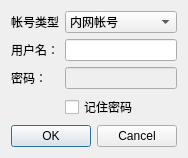
<?xml version="1.0" encoding="UTF-8"?>
<ui version="4.0">
 <class>AddAccountDialog</class>
 <widget class="QDialog" name="AddAccountDialog">
  <property name="geometry">
   <rect>
    <x>0</x>
    <y>0</y>
    <width>249</width>
    <height>167</height>
   </rect>
  </property>
  <property name="windowTitle">
   <string>添加帐号</string>
  </property>
  <property name="modal">
   <bool>true</bool>
  </property>
  <layout class="QGridLayout" name="gridLayout">
   <property name="sizeConstraint">
    <enum>QLayout::SetFixedSize</enum>
   </property>
   <item row="0" column="0">
    <layout class="QFormLayout" name="formLayout">
     <item row="0" column="0">
      <widget class="QLabel" name="label_3">
       <property name="text">
        <string>帐号类型</string>
       </property>
      </widget>
     </item>
     <item row="0" column="1">
      <widget class="QComboBox" name="comboBox_type">
       <item>
        <property name="text">
         <string>内网帐号</string>
        </property>
       </item>
       <item>
        <property name="text">
         <string>外网帐号</string>
        </property>
       </item>
      </widget>
     </item>
     <item row="1" column="0">
      <widget class="QLabel" name="label">
       <property name="text">
        <string>用户名：</string>
       </property>
      </widget>
     </item>
     <item row="1" column="1">
      <widget class="QLineEdit" name="lineEdit_username"/>
     </item>
     <item row="2" column="0">
      <widget class="QLabel" name="label_2">
       <property name="text">
        <string>密码：</string>
       </property>
      </widget>
     </item>
     <item row="2" column="1">
      <widget class="QLineEdit" name="lineEdit_password">
       <property name="enabled">
        <bool>false</bool>
       </property>
       <property name="echoMode">
        <enum>QLineEdit::PasswordEchoOnEdit</enum>
       </property>
      </widget>
     </item>
     <item row="3" column="1">
      <widget class="QCheckBox" name="checkBox_remember">
       <property name="text">
        <string>记住密码</string>
       </property>
      </widget>
     </item>
    </layout>
   </item>
   <item row="1" column="0">
    <widget class="QDialogButtonBox" name="buttonBox">
     <property name="orientation">
      <enum>Qt::Horizontal</enum>
     </property>
     <property name="standardButtons">
      <set>QDialogButtonBox::Cancel|QDialogButtonBox::Ok</set>
     </property>
    </widget>
   </item>
  </layout>
 </widget>
 <resources/>
 <connections>
  <connection>
   <sender>buttonBox</sender>
   <signal>rejected()</signal>
   <receiver>AddAccountDialog</receiver>
   <slot>reject()</slot>
   <hints>
    <hint type="sourcelabel">
     <x>35</x>
     <y>157</y>
    </hint>
    <hint type="destinationlabel">
     <x>248</x>
     <y>166</y>
    </hint>
   </hints>
  </connection>
  <connection>
   <sender>buttonBox</sender>
   <signal>accepted()</signal>
   <receiver>AddAccountDialog</receiver>
   <slot>accept()</slot>
   <hints>
    <hint type="sourcelabel">
     <x>9</x>
     <y>157</y>
    </hint>
    <hint type="destinationlabel">
     <x>157</x>
     <y>166</y>
    </hint>
   </hints>
  </connection>
  <connection>
   <sender>checkBox_remember</sender>
   <signal>clicked()</signal>
   <receiver>lineEdit_password</receiver>
   <slot>clear()</slot>
   <hints>
    <hint type="sourcelabel">
     <x>153</x>
     <y>106</y>
    </hint>
    <hint type="destinationlabel">
     <x>153</x>
     <y>80</y>
    </hint>
   </hints>
  </connection>
  <connection>
   <sender>checkBox_remember</sender>
   <signal>toggled(bool)</signal>
   <receiver>lineEdit_password</receiver>
   <slot>setEnabled(bool)</slot>
   <hints>
    <hint type="sourcelabel">
     <x>113</x>
     <y>107</y>
    </hint>
    <hint type="destinationlabel">
     <x>97</x>
     <y>79</y>
    </hint>
   </hints>
  </connection>
 </connections>
</ui>
